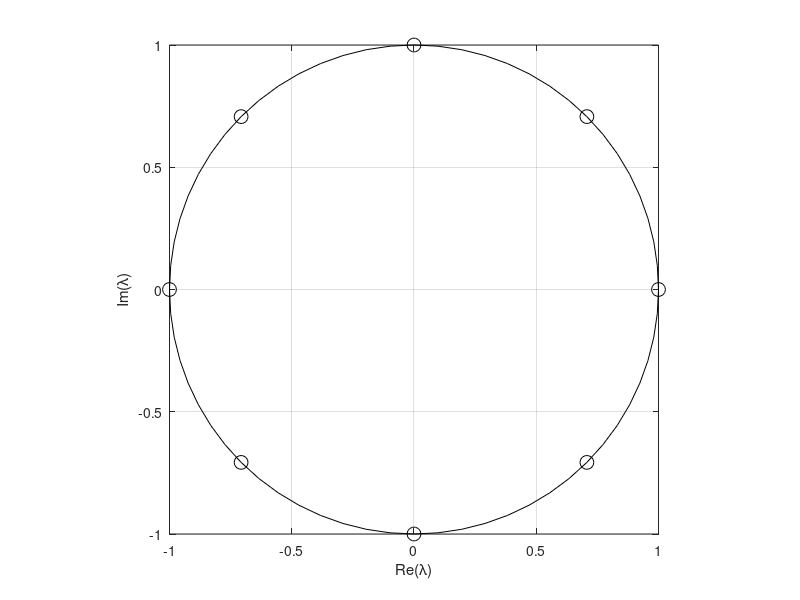

This chart was generated by the following MATLAB code:
% Permuation matrix vs. DFT matrix
clear all;
clc;

N = 8;
W = exp(1j*2*pi/N);
k = 0:N-1;

%these two matrices are used for diagonalizing P
F = W.^(k' .* k) %DFT matrix
L = diag(W.^k) %eigenvalues as diag matrix

%for N=4
P = [0,1,0,0;
     0,0,1,0;
     0,0,0,1;
     1,0,0,0]
%for arbitrary N
v = zeros(1,N);
v(2) = 1;
P = toeplitz([v(1) fliplr(v(2:end))], v)

%check diagonalization of P
disp('F^-1*P*F - L = 0 ?')
F^-1*P*F - L

% Matlab's numeric solution, this is not ideal, since it is not sorted as our
% DFT above, but of course works as well
[V, D] = eig(P);
disp('V^-1*P*V - D = 0 ?')
V^-1*P*V - D


%plot all eigenvalues, i.e. DFT 'eigen'-frequencies on DTFT unit cirlce:
phi = 0:2*pi/64:2*pi;
plot(cos(phi), sin(phi), 'k'), hold on
plot(real(diag(L)), imag(diag(L)),'ok', 'markersize', 10)
hold off
axis square
xlabel('Re(\lambda)')
ylabel('Im(\lambda)')
grid

% S. 217 ML Strang:
c = zeros(1,N);
c = [1,-1,1,-1,1,-1,1,-1]
C = toeplitz([c(1) fliplr(c(2:end))], c)

[V,D] = eig(C)
F*C(1,:)'
